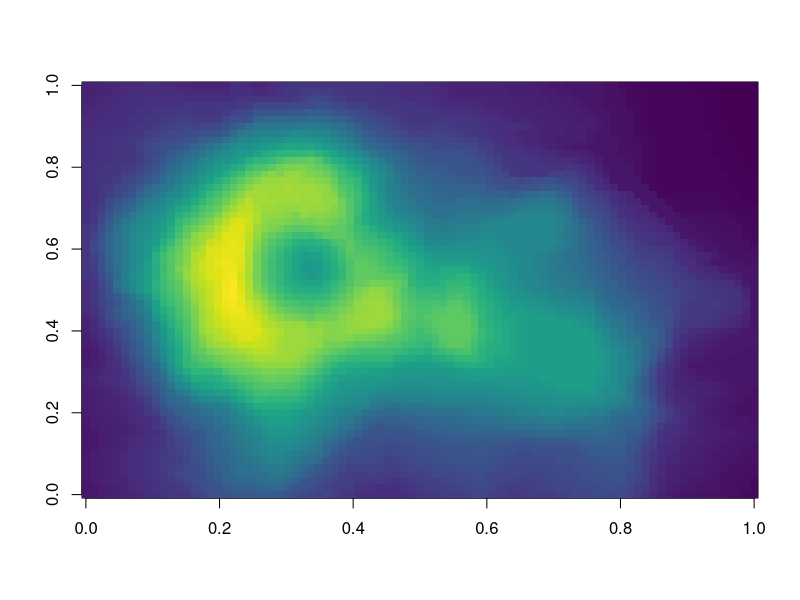

Write R code to recreate this figure.
## ---- chunk 1
library(viridis)
## ---- chunk 2
image(volcano, col = viridis(200))
